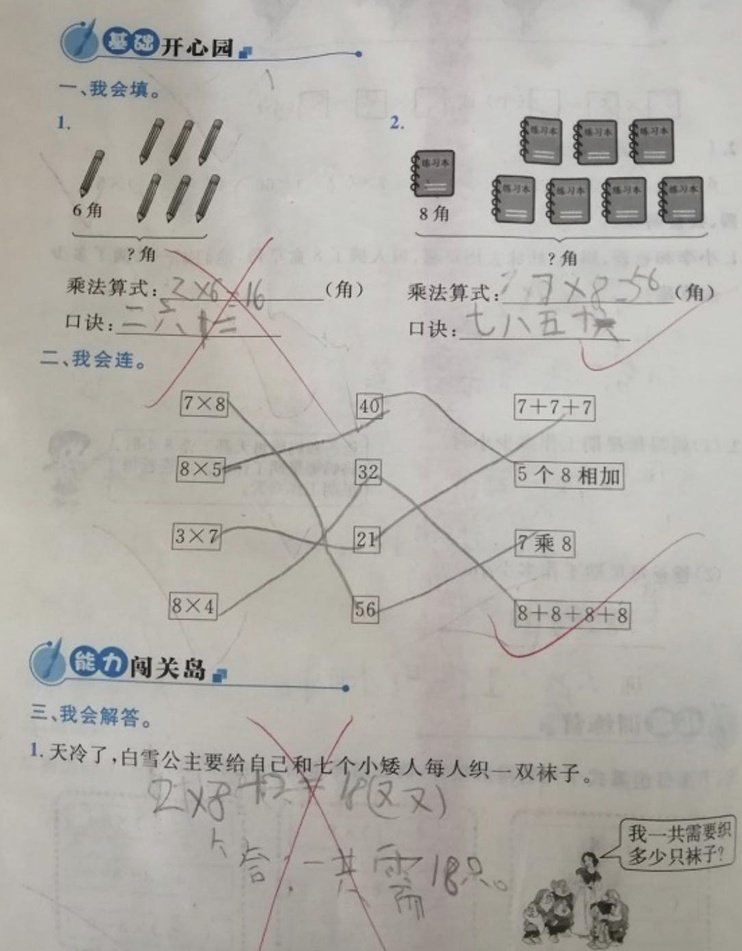
#> input picture example/1.jpg, 742 x 951 px, shrunk from 1084 x 1389 before the run
$ jupyter execute --allow-errors step_by_step.ipynb
#> lines starting #> are read from the running program, lines starting #| are printed output that depends on the picture; after the words box and inside, x2 and y2 are one past the last pixel; in counts of white or black regions, pixels touching at a corner belong together
[cell 1]
# import all dependency
import cv2   # computer vision
import pytesseract  # convert image to text
from matplotlib import pyplot as plt
import numpy as np
# to install
# pip install opencv-python
# remember to install tesseract beforehand!
# pip install pytesseract

# Load
load the image from folder

[cell 2]
# Step 1: Load the image from a folder
image_path = 'example/1.jpg'
image = cv2.imread(image_path)
#> image is the input picture: shape (951, 742, 3); mean B, G, R 169.3, 175, 177.6

# Display the original image
plt.figure(figsize=(8, 8))
plt.imshow(cv2.cvtColor(image, cv2.COLOR_BGR2RGB))
plt.title("Original Image")
plt.axis('off')
plt.show()

# Pre-process image
clean the image

[cell 3]
# Step 2: Preprocess the image
gray_image = cv2.cvtColor(image, cv2.COLOR_BGR2GRAY)

# Apply Gaussian blur to reduce noise and improve OCR accuracy
blurred_image = cv2.GaussianBlur(gray_image, (11, 11), 0)
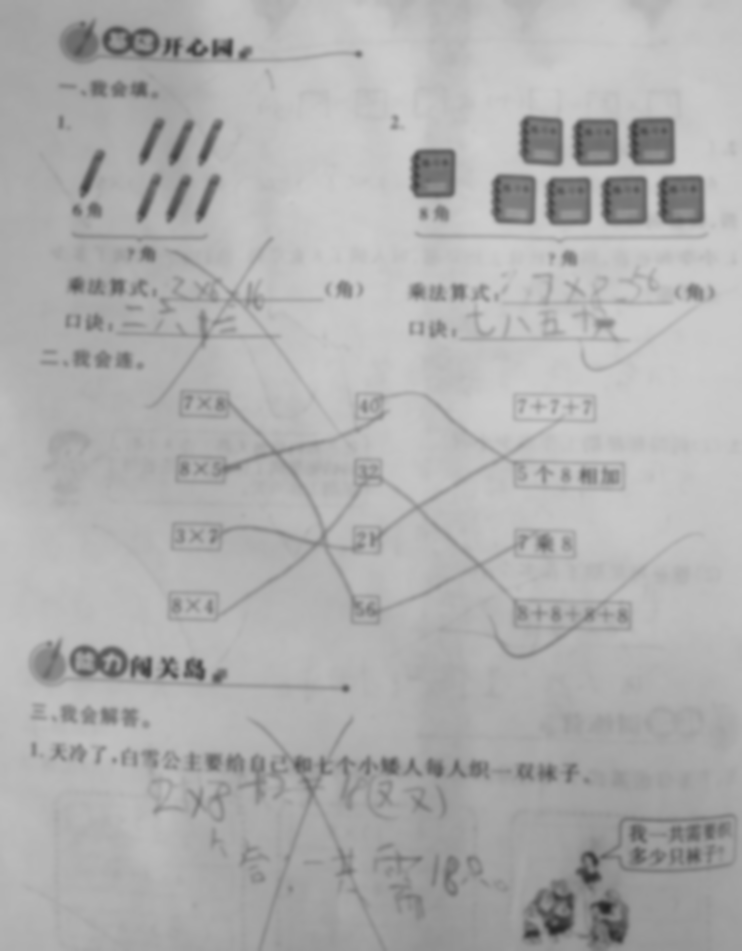
#> blurred_image: shape (951, 742); min 35, max 207, mean 175.1

# Apply adaptive thresholding to segment the text from the background
thresholded_image = cv2.adaptiveThreshold(
    blurred_image, 255, cv2.ADAPTIVE_THRESH_GAUSSIAN_C,
    cv2.THRESH_BINARY_INV, 11, 2
)
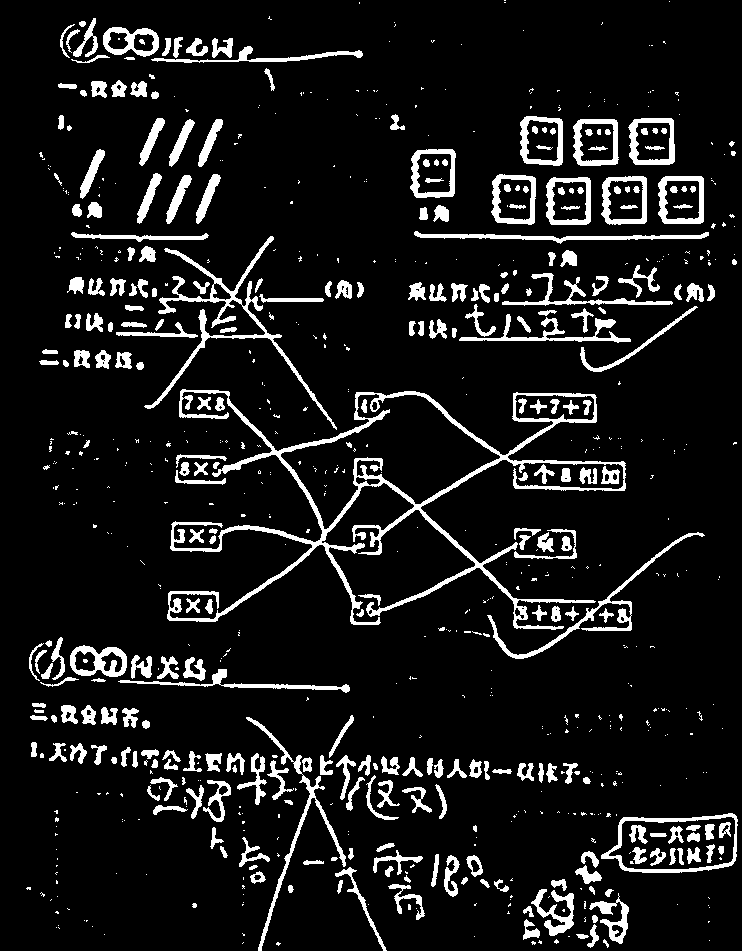
#> thresholded_image: shape (951, 742); 9.7% white; 781 white regions (477 under 20 px), largest, box (x1, y1, x2, y2) and area: (167, 389, 626, 630) 11042, (144, 236, 337, 430) 2843, (487, 532, 705, 659) 1513


# Display the preprocessed image
plt.figure(figsize=(8, 8))
plt.imshow(thresholded_image, cmap='gray')
plt.title("Preprocessed Image")
plt.axis('off')
plt.show()


filtered_image = cv2.bitwise_and(image, image, mask=thresholded_image)
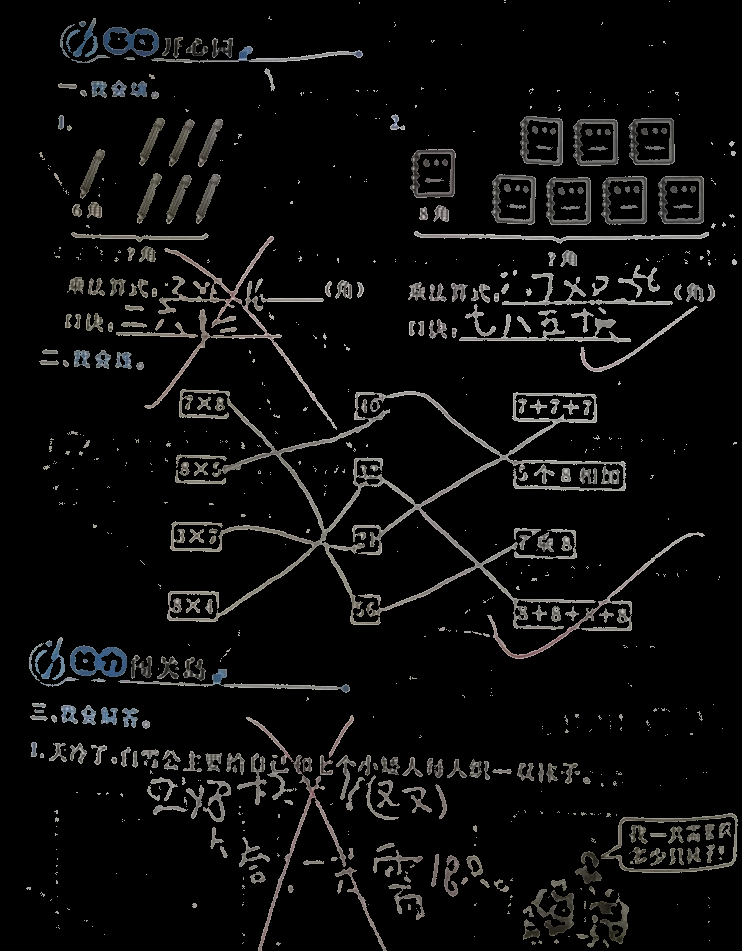
#> filtered_image: shape (951, 742, 3); mean B, G, R 12.1, 12.4, 12.6

plt.figure()
plt.imshow(cv2.cvtColor(filtered_image, cv2.COLOR_BGR2RGB))
plt.axis('off')
plt.show()

# Select the ROI
find the interested area indicated by the red x

[cell 4]
# Step 3: Convert the image to HSV color space
hsv_image = cv2.cvtColor(image, cv2.COLOR_BGR2HSV)
#> hsv_image: shape (951, 742, 3); mean H, S, V 23.3, 14.2, 178.3

# Define the lower and upper bounds of the red color range for the "X" marks
lower_red1 = np.array([0, 70, 50])
upper_red1 = np.array([30, 255, 255])

lower_red2 = np.array([150, 70, 50])
upper_red2 = np.array([180, 255, 255])

# Create a mask to isolate red regions
red_mask1 = cv2.inRange(hsv_image, lower_red1, upper_red1)
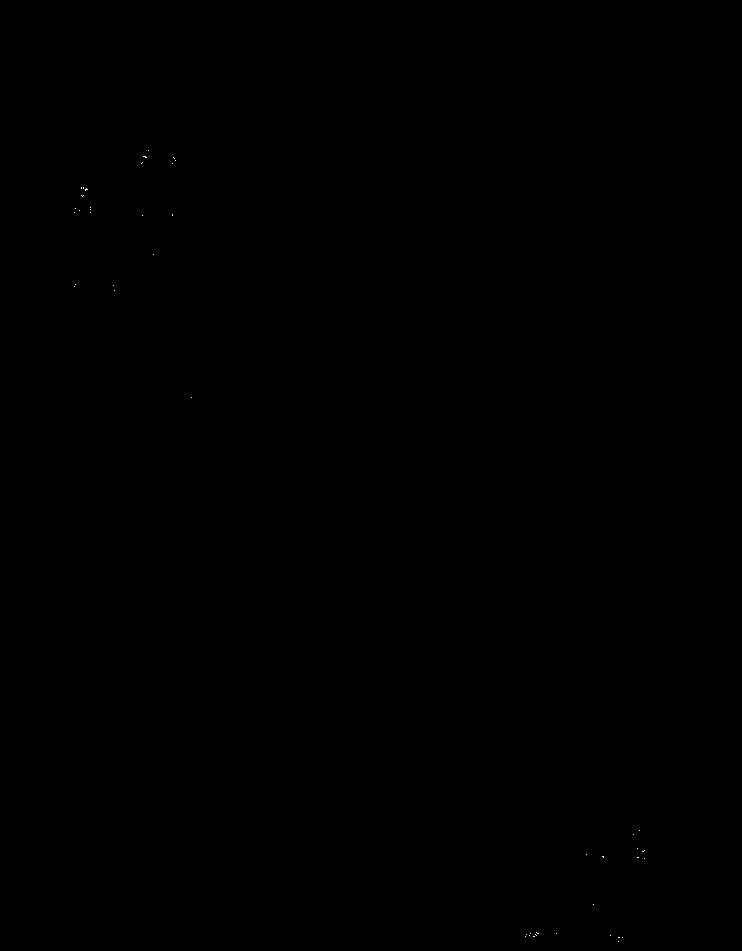
#> red_mask1: shape (951, 742); 0.01% white in thin lines or dots, all inside (x1, y1, x2, y2) = (74, 150, 645, 942)
red_mask2 = cv2.inRange(hsv_image, lower_red2, upper_red2)
#> red_mask2: shape (951, 742); 0% white in thin lines or dots, all inside (x1, y1, x2, y2) = (312, 655, 528, 796)
red_mask = red_mask1 | red_mask2

filtered_image = cv2.bitwise_and(image, image, mask=red_mask)

plt.figure()
plt.imshow(red_mask)
plt.axis('off')
plt.show()

# Find contours in the red mask
contours, _ = cv2.findContours(red_mask, cv2.RETR_EXTERNAL, cv2.CHAIN_APPROX_SIMPLE)
#> contours = 48 contours, all with area under 20

# Extract ROIs based on the detected contours
detected_x_rois = []
for contour in contours:
    x, y, w, h = cv2.boundingRect(contour)

    # Filter out small detections (to avoid noise)
    if w > 10 and h > 10:
        detected_x_roi = image[y:y+h, x:x+w]
        detected_x_rois.append(detected_x_roi)
#> this loop made 48 passes
#> (x, y, w, h) on passes 1, 2, 5, 6, 7, 9, 10, 11, 13, 14, 17, 19: (618, 941, 1, 1), (622, 937, 1, 1), (525, 936, 1, 1), (610, 935, 1, 1), (529, 935, 1, 1), (526, 934, 1, 1), (556, 933, 1, 1), (530, 933, 1, 1), (593, 904, 1, 1), (644, 858, 1, 1), (586, 854, 1, 1), (637, 848, 1, 1)
#> (contour, x, y, w, h) on passes 3, 4, 8, 12, 15, 16: ([[618, 937], [619, 937]], 618, 937, 2, 1), ([[533, 936], [534, 936]], 533, 936, 2, 1), ([[535, 934], [536, 935]], 535, 934, 2, 2), ([[536, 932], [537, 933], [538, 933], [537, 933]], 536, 932, 3, 2), ([[637, 857], [638, 857]], 637, 857, 2, 1), ([[602, 856], [603, 857], [603, 856]], 602, 856, 2, 2)
#> after the loop, detected_x_rois = []

# Display the detected "X" mark ROIs
for idx, roi in enumerate(detected_x_rois):
    plt.figure(figsize=(8, 8))
    plt.imshow(cv2.cvtColor(roi, cv2.COLOR_BGR2RGB))
    plt.title(f"Detected 'X' Mark ROI {idx+1}")
    plt.axis('off')
    plt.show()
#> this loop made 0 passes

$ run again, with example/2.jpg copied over example/1.jpg
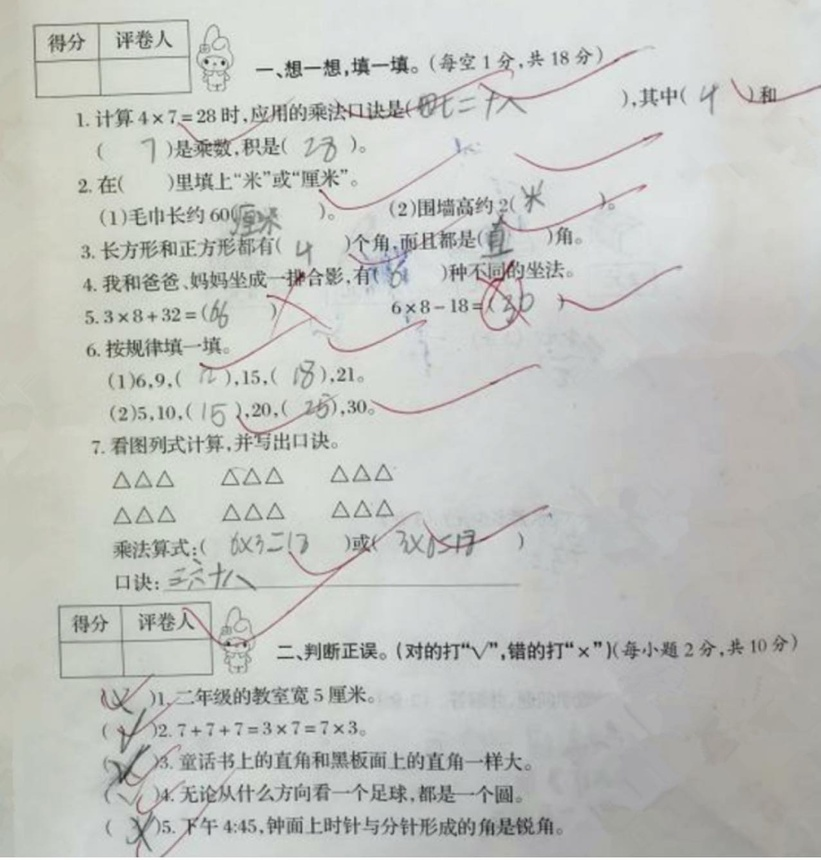
#> input picture example/2.jpg, 821 x 860 px, shrunk from 1276 x 1337 before the run
#> image is the input picture: shape (860, 821, 3); mean B, G, R 192.5, 196.3, 194.2
#> `thresholded_image = cv2.adaptiveThreshold( blurred_image, 255, cv2.ADA..`:
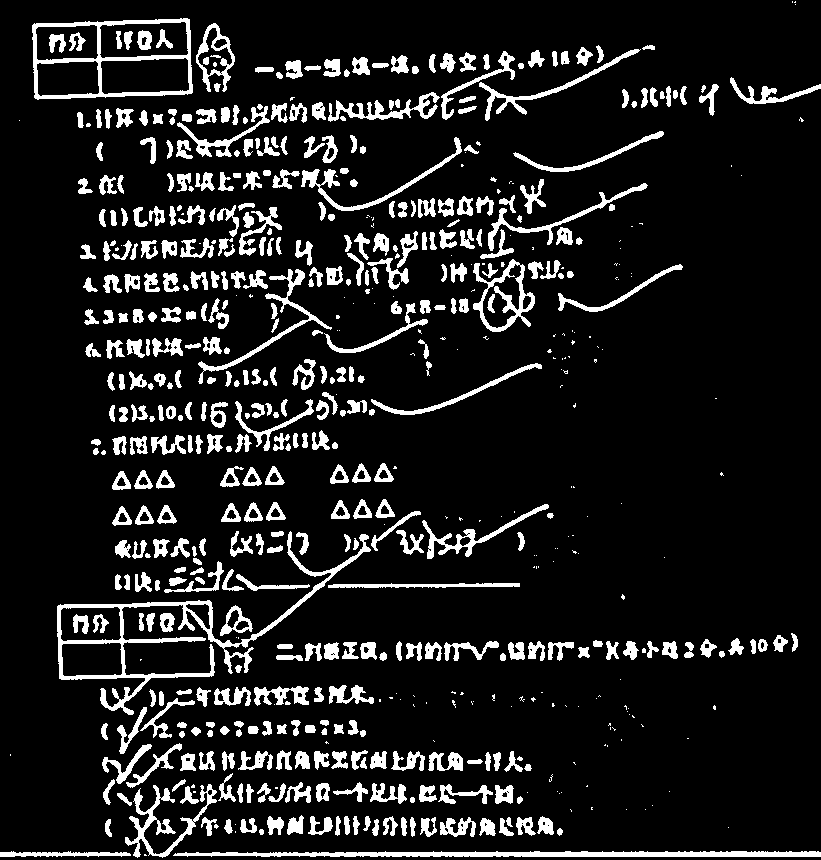
#> thresholded_image: shape (860, 821); 11.7% white; 632 white regions (175 under 20 px), largest, box (x1, y1, x2, y2) and area: (57, 531, 371, 715) 4735, (173, 851, 821, 857) 3059, (32, 18, 193, 100) 2674
#> `filtered_image = cv2.bitwise_and(image, image, mask=thresholded_image)`:
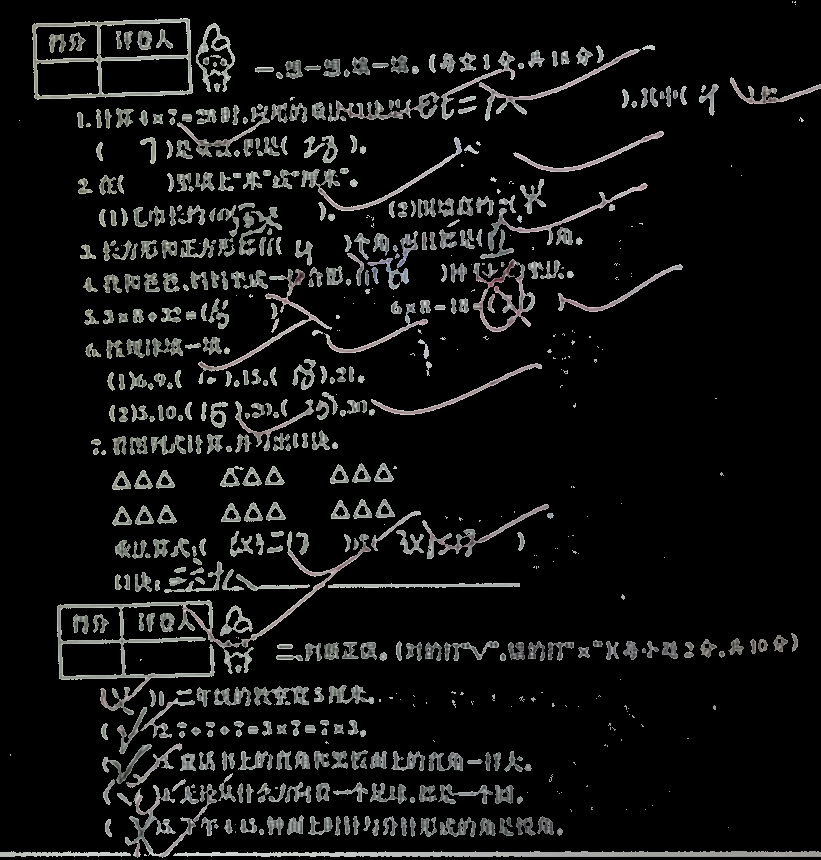
#> filtered_image: shape (860, 821, 3); mean B, G, R 17.7, 18.1, 17.9
#> hsv_image: shape (860, 821, 3); mean H, S, V 63, 8.2, 197.2
#> red_mask1: shape (860, 821); every value is 0
#> red_mask2: shape (860, 821); 0.01% white in thin lines or dots, all inside (x1, y1, x2, y2) = (296, 263, 512, 290)
#> contours = 4 contours, 3 with area under 20; largest, box (x1, y1, x2, y2) and area: (490, 278, 503, 286) 22
#> the loop `for contour in contours:` made 4 passes
#> (x, y, w, h) on passes 2 to 4: (490, 278, 13, 8), (296, 275, 7, 6), (507, 263, 5, 9)
#> after the loop `for contour in contours:`: detected_x_rois = []
